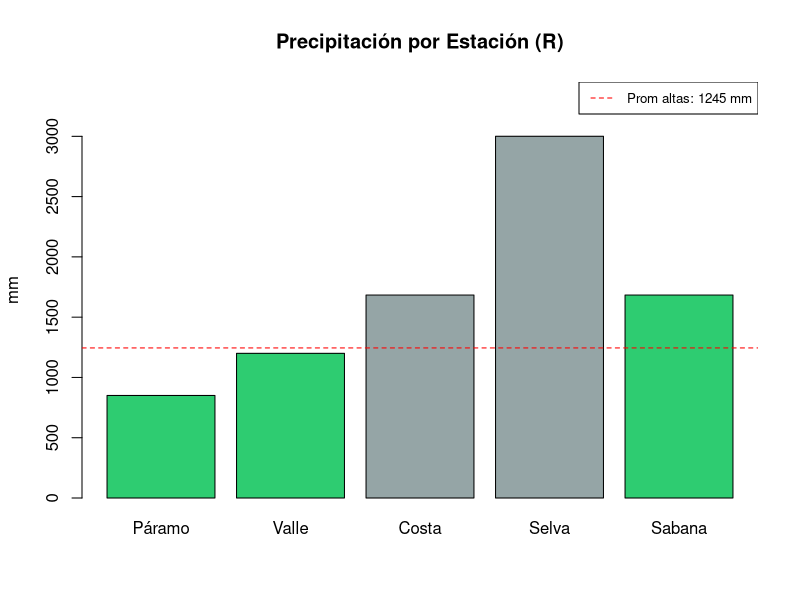

The R script that drew this image:
## ---- chunk 1
df <- data.frame(
  Ciudad    = c("Bogotá", "Medellín", "Cali", "Barranquilla"),
  Region    = c("Andina", "Andina", "Pacífica", "Caribe"),
  Poblacion = c(7181469, 2529403, 2227642, 1206319),
  Latitud   = c(4.7110, 6.2442, 3.4516, 10.9685),
  Longitud  = c(-74.0721, -75.5812, -76.5320, -74.7813),
  Elevacion = c(2640, 1495, 1018, 18)
)
print(df)
## ---- chunk 2
calcular_distancias <- function(df_input, lat_ref = 4.7110, lon_ref = -74.0721) {
  R <- 6371.0
  lat1 <- lat_ref * pi / 180
  lon1 <- lon_ref * pi / 180
  lat2 <- df_input[["Latitud"]] * pi / 180
  lon2 <- df_input[["Longitud"]] * pi / 180
  dlat <- lat2 - lat1
  dlon <- lon2 - lon1
  a <- sin(dlat / 2)^2 + cos(lat1) * cos(lat2) * sin(dlon / 2)^2
  c_dist <- 2 * atan2(sqrt(a), sqrt(1 - a))
  df_input[["Distancia_Bogota"]] <- round(R * c_dist, 2)
  return(df_input)
}

df_dist <- calcular_distancias(df)
print(df_dist[, c("Ciudad", "Distancia_Bogota")])
## ---- chunk 3
df_est <- data.frame(
  Estacion      = c("Páramo", "Valle", "Costa", "Selva", "Sabana"),
  Elevacion     = c(3200, 1500, 15, 200, 2600),
  Precipitacion = c(850.5, 1200.0, NA, 3000.5, NA)
)
print(df_est)
## ---- chunk 4
library(dplyr)
media_p <- mean(df_est[["Precipitacion"]], na.rm = TRUE)
cat(sprintf("Media válida: %.2f mm\n", media_p))

df_est <- df_est %>%
  mutate(Precipitacion = ifelse(is.na(Precipitacion), media_p, Precipitacion))
print(df_est)
## ---- chunk 5
est_altas <- df_est %>% filter(Elevacion > 1000)
print(est_altas)
## ---- chunk 6
prom <- mean(est_altas[["Precipitacion"]])
cat(sprintf("Precipitación promedio estaciones altas: %.2f mm\n", prom))
## ---- chunk 7
colores <- ifelse(df_est[["Elevacion"]] > 1000, "#2ecc71", "#95a5a6")
bp <- barplot(df_est[["Precipitacion"]], names.arg = df_est[["Estacion"]],
  col = colores, main = "Precipitación por Estación (R)", ylab = "mm",
  ylim = c(0, max(df_est[["Precipitacion"]]) * 1.15))
abline(h = prom, col = "red", lty = 2)
legend("topright", sprintf("Prom altas: %.0f mm", prom),
  col = "red", lty = 2, cex = 0.8)
